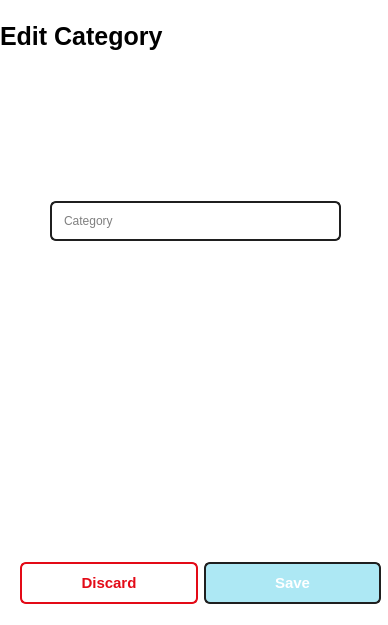
<?xml version="1.0" encoding="UTF-8"?>
<ui version="4.0">
 <class>EditCategoryForm</class>
 <widget class="QWidget" name="EditCategoryForm">
  <property name="geometry">
   <rect>
    <x>0</x>
    <y>0</y>
    <width>388</width>
    <height>625</height>
   </rect>
  </property>
  <property name="windowTitle">
   <string>Form</string>
  </property>
  <property name="styleSheet">
   <string notr="true">QWidget
{
	background-color: white;
}

/*--------------------------------- Push Buttons (END)-------------------------------------*/
QPushButton {
	color: black;
	font-weight: bold;
	font-size: 15px;
 	padding: 10px;

	border-radius: 6.28px;
	border: 1.82px solid #1F1F1F;
	
	background-color: white;
}

QPushButton:checked
{
	background-color: #0096C7;
	border: 1.82px solid #1F1F1F;
	color:white;
}

#cancelButton
{
	border: 1.82px solid #e30a17;
	color: #e30a17;
}

#saveButton
{
	background-color:#ade8f4;
	color:white;
}
/*--------------------------------- Push Buttons (END)-------------------------------------*/


/*--------------------------------- Line Edits (START)---------------------------------------*/
QLineEdit
{
	color: black;

	padding: 10px;

	border-radius: 6.28px;
	border: 1.82px solid #1F1F1F;

	background-color: white;
}

#SearchUserByNameLineEdit
{
	color: black;

	padding: 10px;

	border-radius: 6.28px;
	border: 1.82px solid #1F1F1F;

	background-color: white;
}

#SearchCategoryByNameLineEdit
{
	color: black;

	padding: 10px;

	border-radius: 6.28px;
	border: 1.82px solid #1F1F1F;

	background-color: white;
}
/*--------------------------------- Line Edits (END)------------------------------------------*/


/*--------------------------------- Label (START)-----------------------------------*/
QLabel
{
	color: black;
	font-weight: bold;
	font-size: 25px;
}

#SideBarLogoLabel
{
	color: black;
	font-weight: bold;
	font-size: 30px;

	background-color: transparent;
}

#NumberOfProductRecordsShownLabel
{
	color: black;
}
#NumberOfUserRecordsShownLabel
{
	color: black;
}
#NumberOfCategoryRecordsShownLabel
{
	color: black;
}
/*--------------------------------- Labels (END)--------------------------------------*/


/*--------------------------------- Widgets (START)-------------------------------------*/
#SideBarWidget
{
	background-color: #ADE8F4;
}
/*--------------------------------- Widgets (END)-------------------------------------*/


/*--------------------------------- Tables (START)-------------------------------------*/
QTableView {

    padding: 5px;

    border: 1px solid #CCC;
    border-radius: 5px;

    gridline-color: #EEE;
	/*alternate-background-color: #f4f5f7;*/
}

QHeaderView::section {
    color: #333;
    font-size: 11pt;
font-weight: bold;

    padding: 4px;

    background-color: white;
}

QTableView::item {
	color: black;

    padding: 5px;
}

QTableView::item:selected {
    color: black;
	font-weight: bold;
	background-color: #ADE8F4;
}
/*--------------------------------- Tables (END)-------------------------------------*/

/*--------------------------------- ComboBox(START)-------------------------------*/
QComboBox {
    border: 1.82px solid #1F1F1F;
    border-radius: 6.28px;
	padding:10px;
   	padding-left:15px;
	padding-right:15px;

    background-color: white;
    font-weight: bold;
    color: black;
}

QComboBox::down-arrow {
    width: 12px;
    height: 12px;
}

QComboBox::drop-down {
    border-left: 1.82px solid #1F1F1F;
	color: black;
	image: url(:/icons/drop-down.svg);
    width: 20px;
}

QComboBox QAbstractItemView {
    background-color: white;
    color: black;
    selection-background-color: lightgray;
    selection-color: black;
    border: 1px solid black;
}
/*-------------------------------------------------ComboBox(END)---------------------------*/
</string>
  </property>
  <widget class="QWidget" name="layoutWidget_2">
   <property name="geometry">
    <rect>
     <x>50</x>
     <y>101</y>
     <width>291</width>
     <height>241</height>
    </rect>
   </property>
   <layout class="QVBoxLayout" name="verticalLayout">
    <property name="spacing">
     <number>20</number>
    </property>
    <item>
     <widget class="QLineEdit" name="categoryNameLineEdit">
      <property name="placeholderText">
       <string>Category</string>
      </property>
     </widget>
    </item>
   </layout>
  </widget>
  <widget class="QLabel" name="EditProductLabel">
   <property name="geometry">
    <rect>
     <x>0</x>
     <y>10</y>
     <width>366</width>
     <height>52</height>
    </rect>
   </property>
   <property name="text">
    <string>Edit Category</string>
   </property>
  </widget>
  <widget class="QWidget" name="layoutWidget">
   <property name="geometry">
    <rect>
     <x>20</x>
     <y>560</y>
     <width>361</width>
     <height>46</height>
    </rect>
   </property>
   <layout class="QHBoxLayout" name="horizontalLayout">
    <item>
     <widget class="QPushButton" name="cancelButton">
      <property name="text">
       <string>Discard</string>
      </property>
     </widget>
    </item>
    <item>
     <widget class="QPushButton" name="saveButton">
      <property name="text">
       <string>Save</string>
      </property>
     </widget>
    </item>
   </layout>
  </widget>
 </widget>
 <resources/>
 <connections/>
</ui>
